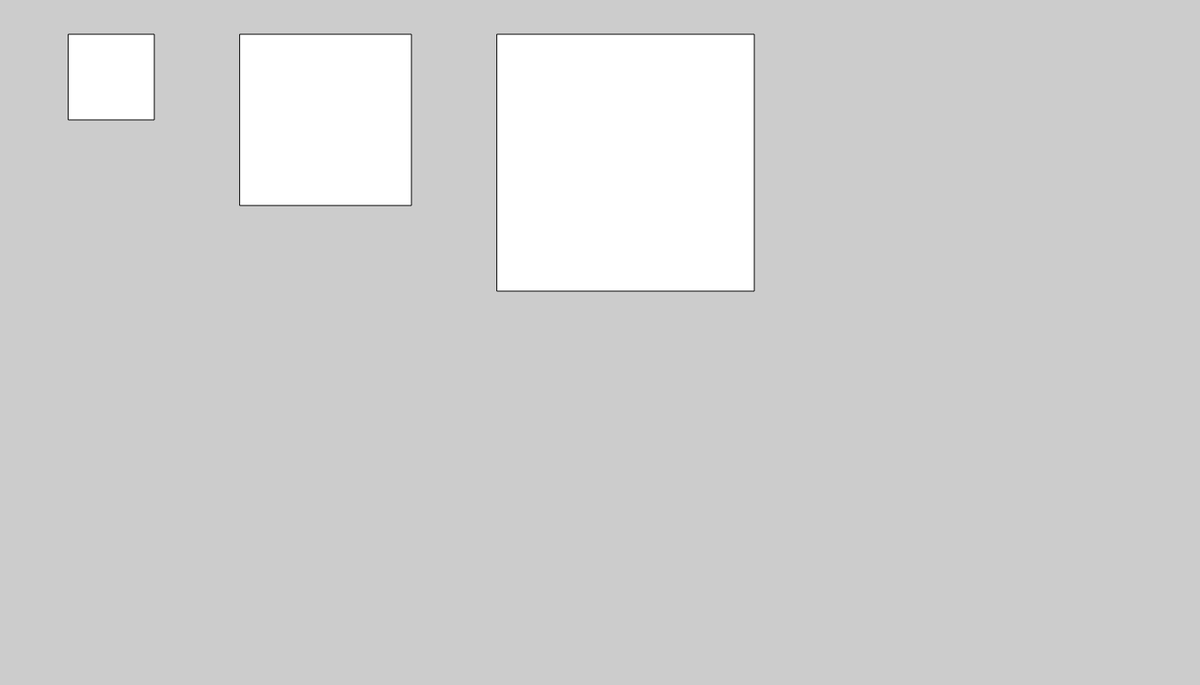
Frame 1 (no input)
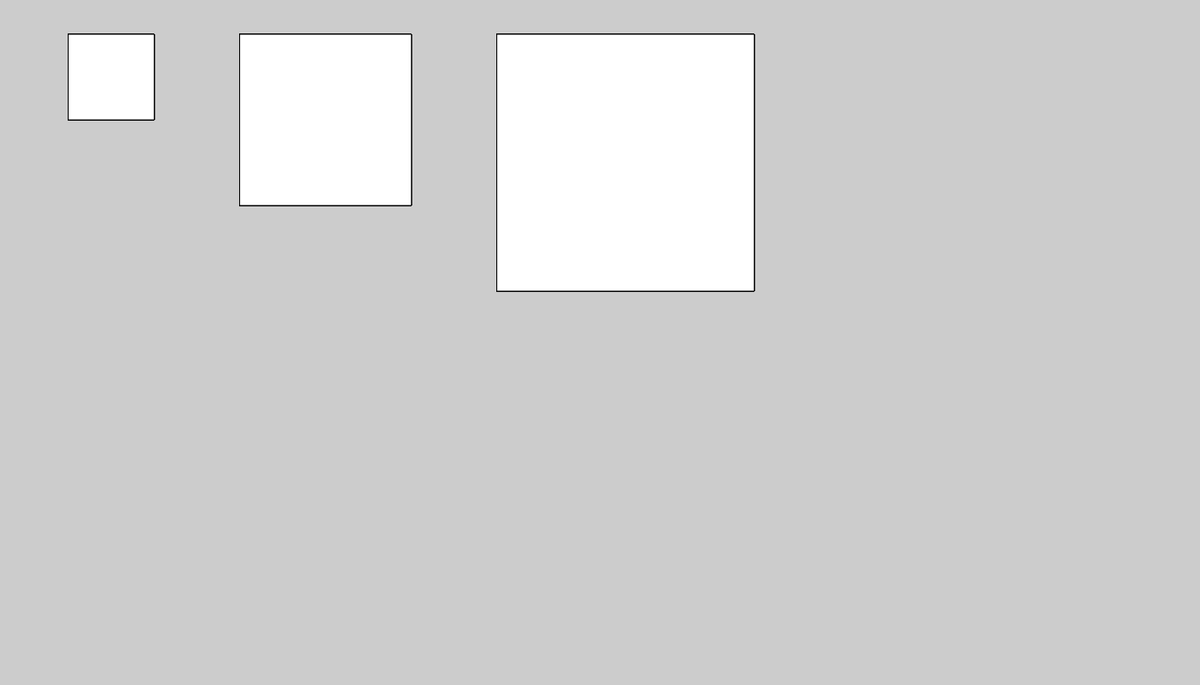
Frame 60 (no input)
Frame 120 (the mouse pressed at the canvas centre since frame 60): identical to frame 60, image omitted

The p5.js sketch that drew these frames (run headless with seeded random() and noise() and a simulated clock; from frame 60 on, the mouse is pressed at the canvas centre):

// p5.js sketch
// ── sketch.js
var x = 80;
var y = 40;
var d = 200;
var s = 100;

function setup() {
  // put setup code here
  createCanvas (1400, 800);
  background (204);

}

function draw() {
  rect (x, y, s, s);
  rect (x + d, y, 2*s, 2*s);
  rect (x + s + 2*d, y, 3*s, 3*s);
}
